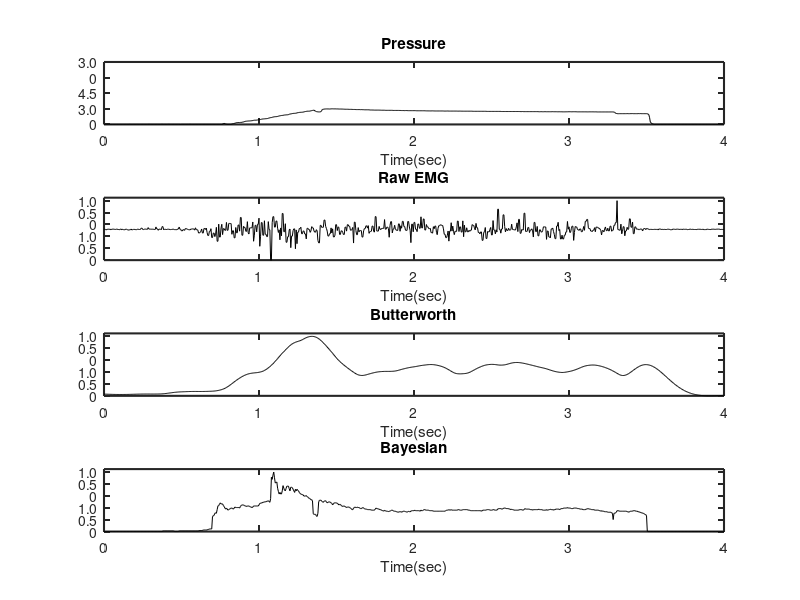

Reproduce this figure in MATLAB.

data1=load('compare_data_lq.txt');
fs=100;
pre=data1(500:1300,1);
raw=data1(500:1300,2);
but=data1(500:1300,3);
bay=data1(500:1300,4);
l=length(raw);
figure(1);
subplot(411);plot(0:1/fs:(l-1)/fs,(pre-min(pre))/(max(pre)-min(pre)),'k');xlim([0 8]);title('Pressure');ylim([0 4]);set(gca,'YTickLabel',{'0','3.0','4.5'},'LineWidth',1.5);xlabel('Time(sec)');
set(gca,'XTickLabel',{'0','1','2','3','4','5','6','7','8'},'LineWidth',1.5);
subplot(412);plot(0:1/fs:(l-1)/fs,(raw-min(raw))/(max(raw)-min(raw)),'k');xlim([0 8]);title('Raw EMG');ylim([0 1.05]);set(gca,'YTickLabel',{'0','0.5','1.0'},'LineWidth',1.5);xlabel('Time(sec)');
set(gca,'XTickLabel',{'0','1','2','3','4','5','6','7','8'},'LineWidth',1.5);
subplot(413);plot(0:1/fs:(l-1)/fs,(but-min(but))/(max(but)-min(but)),'k');xlim([0 8]);title('Butterworth');ylim([0 1.05]);set(gca,'YTickLabel',{'0','0.5','1.0'},'LineWidth',1.5);xlabel('Time(sec)');
set(gca,'XTickLabel',{'0','1','2','3','4','5','6','7','8'},'LineWidth',1.5);
subplot(414);plot(0:1/fs:(l-1)/fs,(bay-min(bay))/(max(bay)-min(bay)),'k');xlim([0 8]);title('Bayesian');ylim([0 1.05]);set(gca,'YTickLabel',{'0','0.5','1.0'},'LineWidth',1.5);xlabel('Time(sec)');
set(gca,'XTickLabel',{'0','1','2','3','4','5','6','7','8'},'LineWidth',1.5);

